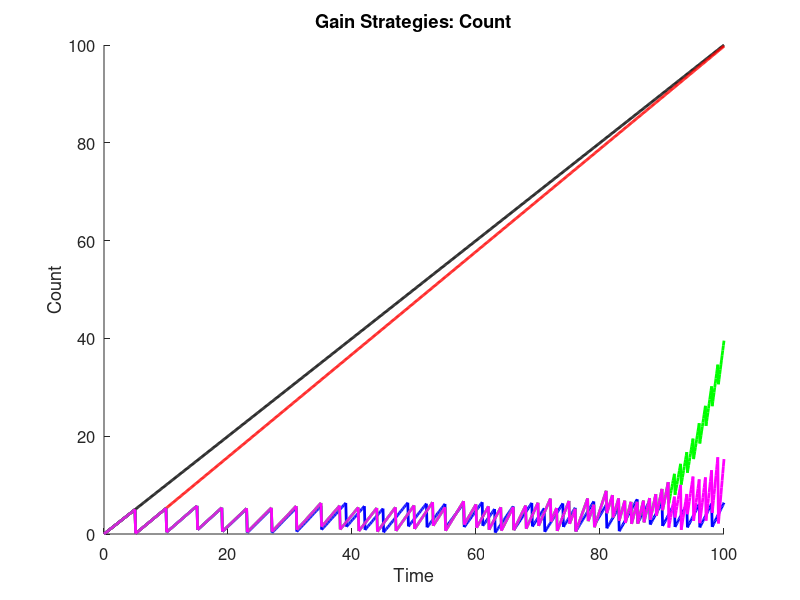
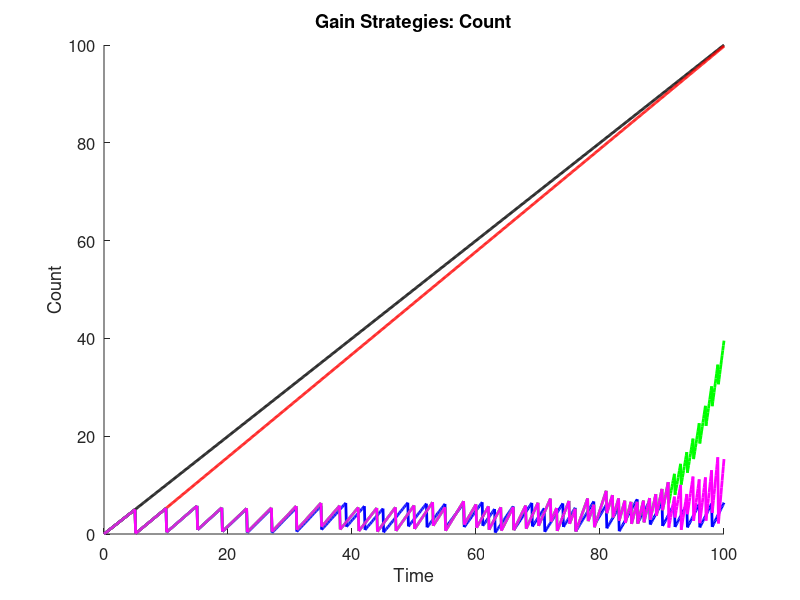
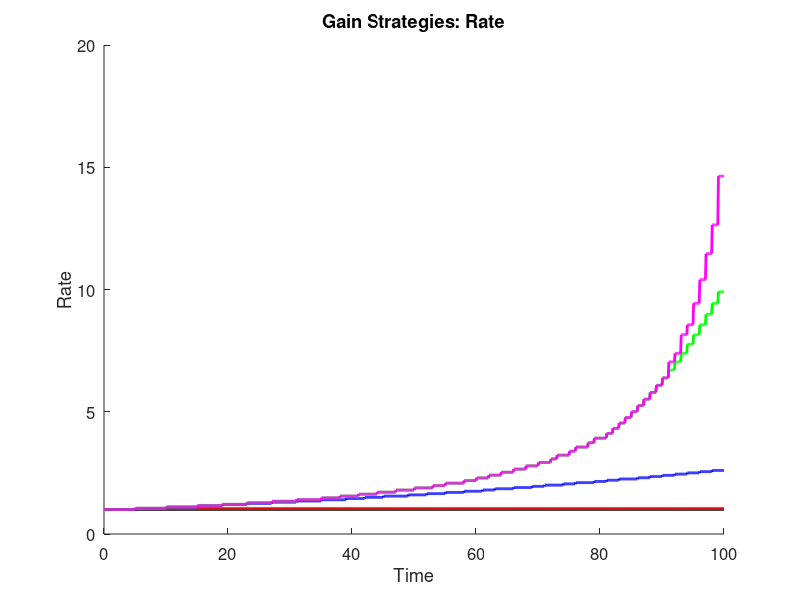
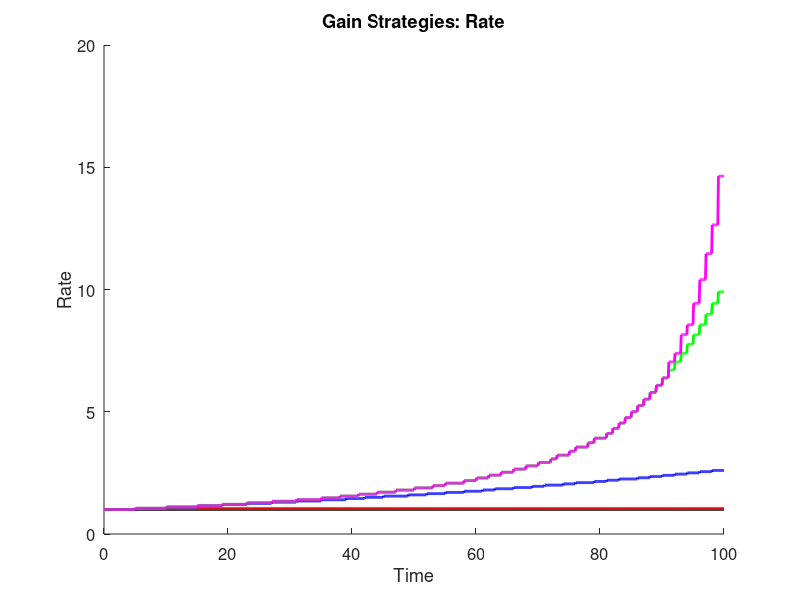

Here is the MATLAB script that generated these plots, in order: (Note: this script raises an error after producing the figures.)
% GainStrategies.m
%
% Question: Is it better to spend and increase productivity or to keep a
% steady gain when trying to reach a set amount?
% Answer: This code! (Potentially...)
%
% Code: starting at the same point, with the same gain rate, one case will
% raise steadily as the control.  Different cases will be added to show
% different strategies, such as spending points to increase gain rate,
% doing so once or constantly, for different amounts of gain rate increase,
% etc...
%
% INPUTS:
%
% OUTPUTS:
% 1) Plot with different cases showing gain over set amount of time, very
% long-term
% 2) Spreadsheet with data values
% 3) Spreadsheet with summary
%
% CASES:
% 0) ControlCase - Steady, linear, increasing 1-to-1; will also be uses as
% a counter
% XX) CaseXX - start with steady gain, reach certain amount, spend points
% to increase gain rate, reach certain amount again, spend points to
% increase gain rate again
% VARIABLES: not all may be used
% 1) Spend Amount - minimum spending amount to increase gain rate; will try
% different minimum amounts
% 2) Gain Rate Increase - amount by which gain rate will increase; will try
% different incease amounts
% 3) Type of Increase - addition or multiplication; multiplication will be
% greater, addition will show by how much
% 4) Times to Increase Gain - number of times to spend and increase gain;
% will try limited or continuous
% 5) Limit of Single Increase - number of spending and increase in one
% action; will try minimum of 1 to maximum available

% Clean up MATLAB workstation; check which are needed
close all;
clear all;
clc;

out_dir = 'C:\Users\I2R_Admin\Documents\Work\Study\Git\RepositoryExample\Outputs\'

% Set up output file
gainDetailsFile = 'GainStrategies.xlsx';
IDT = {'Time\Control Case', 'Control Rate', 'Case 1', 'Rate 1', 'Case 2','Rate 2', 'Case 3', 'Rate 3', 'Case 4', 'Rate 4'};
IDI = {};
IDD = 0;
rowToWrite = 0;

% Control case details
timeLength = 100;
controlGain = 0.1;
increaseRate = 0.05;

% Case details
sumCase1 = 0;
gainCase1 = controlGain;
haveInc = 0;
sumCase2 = 0;
gainCase2 = controlGain;
sumCase3 = 0;
gainCase3 = controlGain;
sumCase4 = 0;
gainCase4 = controlGain;

for t = 0:controlGain:timeLength
    rowToWrite = rowToWrite + 1;
    
    % Document counts
    % Control case
    IDD(rowToWrite, 1) = t;
    IDD(rowToWrite, 2) = controlGain/0.1;
    % Case 1
    IDD(rowToWrite, 3) = sumCase1;
    IDD(rowToWrite, 4) = gainCase1/0.1;
    % Case 2
    IDD(rowToWrite, 5) = sumCase2;
    IDD(rowToWrite, 6) = gainCase2/0.1;
	% Case 3
	IDD(rowToWrite, 7) = sumCase3;
	IDD(rowToWrite, 8) = gainCase3/0.1;
    % Case 4
    IDD(rowToWrite, 9) = sumCase4;
    IDD(rowToWrite, 10) = gainCase4/0.1; 
    
    % Change rates
    % Case 1
    if haveInc == 0
        if single(sumCase1) >= 5
            haveInc = 1;
            sumCase1 = double(single(sumCase1) - 5);
            gainCase1 = gainCase1 + (increaseRate*controlGain);
        end
    end
    % Case 2
    if mod(t, 1) == 0
        if single(sumCase2) >= 5
            sumCase2 = double(single(sumCase2) - 5);
            gainCase2 = gainCase2 + (increaseRate*controlGain);
        end
    end
	% Case 3
	if mod(t, 1) == 0
		if single(sumCase3) >= 5
			sumCase3 = double(single(sumCase3) - 5);
			gainCase3 = gainCase3*(1 + increaseRate);
		end
    end
    % Case 4
    if mod(t, 1) == 0
        while single(sumCase4) >= 5
            sumCase4 = double(single(sumCase4) - 5);
            gainCase4 = gainCase4*(1 + increaseRate);
        end
    end
    
    % Increment cases
    sumCase1 = sumCase1 + gainCase1;
    sumCase2 = sumCase2 + gainCase2;
	sumCase3 = sumCase3 + gainCase3;
    sumCase4 = sumCase4 + gainCase4;
end

figure;
hold on
plot(IDD(:, 1), IDD(:, 1), 'k', 'LineWidth', 2);
plot(IDD(:, 1), IDD(:, 3), 'r', 'LineWidth', 2);
plot(IDD(:, 1), IDD(:, 5), 'b', 'LineWidth', 2);
plot(IDD(:, 1), IDD(:, 7), 'g', 'LineWidth', 2);
plot(IDD(:, 1), IDD(:, 9), 'm', 'LineWidth', 2);
title('Gain Strategies: Count', 'Interpreter', 'none');
xlabel('Time', 'FontSize', 12);
ylabel('Count', 'FontSize', 12);
set(gca, 'FontSize', 12);
savefig(gcf, [out_dir 'GainStrategies.fig']);
saveas(gcf, [out_dir 'GainStrategies.png']);

figure;
hold on
plot(IDD(:, 1), IDD(:, 2), 'k', 'LineWidth', 2);
plot(IDD(:, 1), IDD(:, 4), 'r', 'LineWidth', 2);
plot(IDD(:, 1), IDD(:, 6), 'b', 'LineWidth', 2);
plot(IDD(:, 1), IDD(:, 8), 'g', 'LineWidth', 2);
plot(IDD(:, 1), IDD(:, 10), 'm', 'LineWidth', 2);
title('Gain Strategies: Rate', 'Interpreter', 'none');
xlabel('Time', 'FontSize', 12);
ylabel('Rate', 'FontSize', 12);
set(gca, 'FontSize', 12);
savefig(gcf, [out_dir 'GainRate.fig']);
saveas(gcf, [out_dir 'GainRate.png']);

saveData(out_dir, gainDetailsFile, IDT, IDI, IDD);
